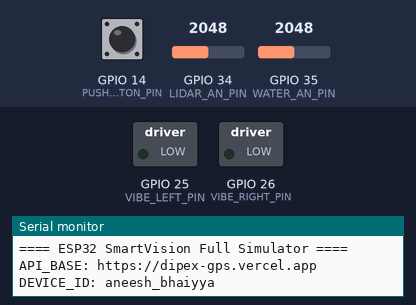
Bench run of a sketch on a simulated ESP32. Shown: switched loads named in the sketch (green lamp = pin HIGH), the last lines printed to the serial monitor. Dashed ring = blinking. The inputs (shaded band) are chosen by the test bench; at power-on: GPIO 35 (WATER_AN_PIN) = 2048, GPIO 34 (LIDAR_AN_PIN) = 2048, GPIO 14 (PUSH_BUTTON_PIN) HIGH. WiFi joins after 1.5 s; servers stay silent unless stated; uploads are accepted with an empty reply; random numbers use the default seed unless the sketch sets one.

Above: at 1.4 s.
1.5 s: GPIO 35 (WATER_AN_PIN) set to 2462
3.0 s: GPIO 35 (WATER_AN_PIN) set to 2557
At 3.2 s:
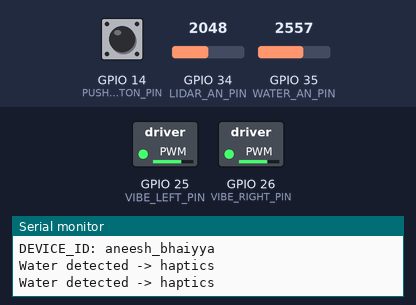
6.0 s: GPIO 34 (LIDAR_AN_PIN) set to 760
At 7.54 s:
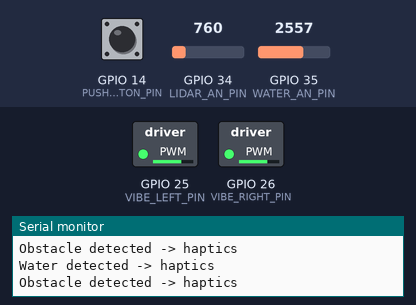
Timing chart, 0 to 15.0 s (numbered marks = the images above; inputs shaded):
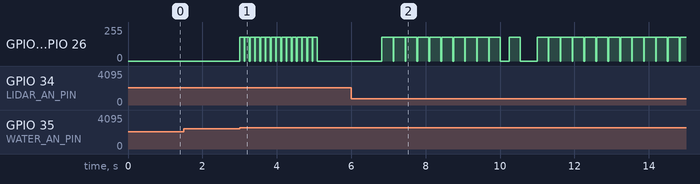

Measured:
- the behaviour switches between 2500 and 2501 on GPIO 35 (WATER_AN_PIN) (found by bisection; images 0 and 1)
- after the input at 1.5 s, every drawn part: stays the same
- after the input at 3.0 s, GPIO 25 (VIBE_LEFT_PIN), GPIO 26 (VIBE_RIGHT_PIN): alternates 179/255 for 0.12 s and 0/255 for 0.02 s, 30 changes in all, then stays 0/255, starting at once

The sketch:

smartvision_full_sim.ino
```cpp
#include <Arduino.h>
#include <WiFi.h>
#include <HTTPClient.h>
#include <ArduinoJson.h>
#if defined(ESP32) || defined(ARDUINO_ARCH_ESP32)
#include <WiFiClientSecure.h>
#include <esp32-hal-ledc.h>
#endif
#include "config.h"

// Fallbacks if not compiling for ESP32: stub LEDC APIs so build doesn't fail.
#if !defined(ESP32) && !defined(ARDUINO_ARCH_ESP32)
#include <Arduino.h>
static void ledcSetup(int, int, int) {}
static void ledcAttachPin(int pin, int) { pinMode(pin, OUTPUT); }
static void ledcWrite(int ch, int duty) {
  // Map channels to pins and drive as simple on/off
  int pin = (ch == LEDC_CH_LEFT) ? VIBE_LEFT_PIN : VIBE_RIGHT_PIN;
  digitalWrite(pin, duty > 0 ? HIGH : LOW);
}
#ifndef IRAM_ATTR
#define IRAM_ATTR
#endif
#endif

// Full SmartVision simulator:
// - GPS: random coords every 10s
// - Steps: +1 every 5s
// - Fall: auto after 30s OR failsafe when no button press for 10s
// - Lidar: simulated obstacle triggers haptics
// - Water: simulated water triggers haptics

static uint32_t tWiFiRetry = 0;
static uint32_t tGps = 0;
static uint32_t tSteps = 0;
static uint32_t bootMs = 0;
static uint32_t lastButtonPress = 0;
static int steps = 0;

static float frand(float a, float b) { return a + (float)random(0, 10000) / 10000.0f * (b - a); }

static void ledcInit() {
  ledcSetup(LEDC_CH_LEFT,  LEDC_FREQ_HZ, LEDC_RES_BITS);
  ledcSetup(LEDC_CH_RIGHT, LEDC_FREQ_HZ, LEDC_RES_BITS);
  ledcAttachPin(VIBE_LEFT_PIN,  LEDC_CH_LEFT);
  ledcAttachPin(VIBE_RIGHT_PIN, LEDC_CH_RIGHT);
  ledcWrite(LEDC_CH_LEFT,  0);
  ledcWrite(LEDC_CH_RIGHT, 0);
}

static void hapticsPulseBoth(uint32_t ms) {
  ledcWrite(LEDC_CH_LEFT,  VIBE_DUTY);
  ledcWrite(LEDC_CH_RIGHT, VIBE_DUTY);
  delay(ms);
  ledcWrite(LEDC_CH_LEFT,  0);
  ledcWrite(LEDC_CH_RIGHT, 0);
}

static void connectWiFi() {
  if (WiFi.status() == WL_CONNECTED) return;
  if (millis() - tWiFiRetry < 2000) return;
  tWiFiRetry = millis();
  WiFi.mode(WIFI_STA);
  WiFi.begin(WIFI_SSID, WIFI_PASS);
  Serial.print("Connecting WiFi");
  uint32_t t0 = millis();
  while (WiFi.status() != WL_CONNECTED && millis() - t0 < 20000) {
    Serial.print(".");
    delay(300);
  }
  Serial.println();
  if (WiFi.status() == WL_CONNECTED) {
    Serial.print("WiFi OK: "); Serial.println(WiFi.localIP());
  } else {
    Serial.println("WiFi connect timeout");
  }
}

static bool httpPostJson(const String& url, const String& body) {
  connectWiFi();
  if (WiFi.status() != WL_CONNECTED) return false;
  HTTPClient http;
#if defined(ESP32) || defined(ARDUINO_ARCH_ESP32)
  if (String(API_BASE).startsWith("https://")) {
    WiFiClientSecure client;
    client.setInsecure();
    http.begin(client, url);
  } else {
    http.begin(url);
  }
#else
  http.begin(url);
#endif
  http.addHeader("Content-Type", "application/json");
  http.addHeader("X-Device-ID", DEVICE_ID);
  int code = http.POST(body);
  Serial.printf("POST %s => %d\n", url.c_str(), code);
  if (code > 0) Serial.println(http.getString());
  http.end();
  return code >= 200 && code < 300;
}

static void postLocation() {
  DynamicJsonDocument doc(256);
  doc["lat"] = BASE_LAT + frand(-COORD_VARIATION, COORD_VARIATION);
  doc["lng"] = BASE_LNG + frand(-COORD_VARIATION, COORD_VARIATION);
  String body; serializeJson(doc, body);
  Serial.println("---- HTTP POST (Location) ----");
  Serial.print("URL: "); Serial.println(API_URL_LOCATION);
  Serial.println("Headers:");
  Serial.println("  Content-Type: application/json");
  Serial.print("  X-Device-ID: "); Serial.println(DEVICE_ID);
  Serial.print("Body: "); Serial.println(body);
  httpPostJson(API_URL_LOCATION, body);
}

static void postSteps() {
  steps += 1;
  DynamicJsonDocument doc(128);
  doc["steps"] = steps;
  String body; serializeJson(doc, body);
  Serial.println("---- HTTP POST (Steps) ----");
  Serial.print("URL: "); Serial.println(API_URL_STEPS);
  Serial.println("Headers:");
  Serial.println("  Content-Type: application/json");
  Serial.print("  X-Device-ID: "); Serial.println(DEVICE_ID);
  Serial.print("Body: "); Serial.println(body);
  httpPostJson(API_URL_STEPS, body);
}

static void postFall(bool fell) {
  DynamicJsonDocument doc(128);
  doc["fell"] = fell;
  String body; serializeJson(doc, body);
  Serial.println("---- HTTP POST (Fall) ----");
  Serial.print("URL: "); Serial.println(API_URL_FALL);
  Serial.println("Headers:");
  Serial.println("  Content-Type: application/json");
  Serial.print("  X-Device-ID: "); Serial.println(DEVICE_ID);
  Serial.print("Body: "); Serial.println(body);
  httpPostJson(API_URL_FALL, body);
}

static bool simulateLidarObstacle() {
  // If LIDAR_AN_PIN is floating, read will be noisy. We'll simulate with random chance of obstacle ~5% each loop.
  int raw = analogRead(LIDAR_AN_PIN); // 0..4095 typical
  bool wiringPresent = raw != 0 && raw != 4095; // weak heuristic
  if (wiringPresent) {
    // Suppose low value means close obstacle
    return raw < 800; // tune threshold based on your sensor
  }
  // Simulated: ~5% chance
  return random(0, 100) < 5;
}

static bool simulateWaterDetected() {
  int raw = analogRead(WATER_AN_PIN);
  bool wiringPresent = raw != 0 && raw != 4095;
  if (wiringPresent) {
    // Suppose high value means water contact (depends on module)
    return raw > 2500; // tune threshold
  }
  // Simulated: ~3% chance
  return random(0, 100) < 3;
}

void IRAM_ATTR onButtonPress() {
  lastButtonPress = millis();
}

void setup() {
  Serial.begin(115200);
  delay(200);
  // Seed RNG
#if defined(ESP32) || defined(ARDUINO_ARCH_ESP32)
  randomSeed((uint32_t)esp_random());
#else
  randomSeed(micros());
#endif

  pinMode(PUSH_BUTTON_PIN, INPUT_PULLUP);
  attachInterrupt(digitalPinToInterrupt(PUSH_BUTTON_PIN), onButtonPress, FALLING);
  ledcInit();

  connectWiFi();

  bootMs = millis();
  lastButtonPress = millis();
  Serial.println("==== ESP32 SmartVision Full Simulator ====");
  Serial.print("API_BASE: "); Serial.println(API_BASE);
  Serial.print("DEVICE_ID: "); Serial.println(DEVICE_ID);
}

void loop() {
  uint32_t now = millis();

  // GPS every 10s
  if (now - tGps >= GPS_POST_INTERVAL_MS) {
    tGps = now;
    postLocation();
  }

  // Steps every 5s
  if (now - tSteps >= STEPS_POST_INTERVAL_MS) {
    tSteps = now;
    postSteps();
  }

  // Auto fall after 30s (one-time)
  if (now - bootMs >= AUTO_FALL_AFTER_MS) {
    static bool sentAuto = false;
    if (!sentAuto) { sentAuto = true; postFall(true); }
  }

  // Button failsafe: if not pressed for BUTTON_FAILSAFE_MS, treat as fall alert (repeat allowed every interval)
  if (now - lastButtonPress >= BUTTON_FAILSAFE_MS) {
    static uint32_t lastFailPost = 0;
    if (now - lastFailPost >= BUTTON_FAILSAFE_MS) {
      lastFailPost = now;
      postFall(true);
    }
  }

  // Lidar obstacle => haptics
  if (simulateLidarObstacle()) {
    Serial.println("Obstacle detected -> haptics");
    hapticsPulseBoth(180);
  }

  // Water detect => haptics (shorter)
  if (simulateWaterDetected()) {
    Serial.println("Water detected -> haptics");
    hapticsPulseBoth(120);
  }

  delay(20);
}
```

config.h
```cpp
#pragma once

// ====== WiFi ======
// Edit these before flashing
static const char* WIFI_SSID = "Mehar";     // your WiFi SSID
static const char* WIFI_PASS = "244466666";  // your WiFi password

// ====== Backend API ======
// Preferred: use your local server during development for easier debugging
// Example: http://192.168.1.10:3000
// Or use your deployed URL (HTTPS) e.g. https://dipex-gps.vercel.app
// If using HTTPS, we set the client to insecure for testing convenience.
// NOTE: For production, pin a certificate instead of setInsecure().
static const char* API_BASE = "https://dipex-gps.vercel.app"; // change to your local http URL if needed

// Device identity header expected by backend (X-Device-ID)
// Must match an existing device id in your backend (e.g., "aneesh_bhaiyya").
static const char* DEVICE_ID = "aneesh_bhaiyya";

// ====== GPS Simulation ======
// Center around Nagpur (default lat/lng requested)
static const double BASE_LAT = 21.17662638279427;
static const double BASE_LNG = 79.0616383891541;
// Random variation in degrees (~0.001 ~ 111m latitude)
static const double COORD_VARIATION = 0.0025;  // ~275m radius

// ====== Timings (ms) ======
static const uint32_t GPS_POST_INTERVAL_MS   = 10 * 1000; // 10s
static const uint32_t STEPS_POST_INTERVAL_MS = 5  * 1000; // 5s
static const uint32_t AUTO_FALL_AFTER_MS     = 30 * 1000; // 30s
static const uint32_t BUTTON_FAILSAFE_MS     = 10 * 1000; // 10s without press => fall

// ====== Pins ======
// Push button: use INPUT_PULLUP (connect button between pin and GND)
static const int PUSH_BUTTON_PIN = 14; // change to a free GPIO you have a button on

// Vibration motors (haptics) - any PWM-capable pins
static const int VIBE_LEFT_PIN  = 25; // adjust to your wiring
static const int VIBE_RIGHT_PIN = 26; // adjust to your wiring

// Optional sensor pins (if you want to wire real sensors). Otherwise we will simulate.
// LIDAR: If using analog-distance or a simple digital threshold sensor, define here. Otherwise we simulate.
static const int LIDAR_AN_PIN = 34; // ADC1_CH6 (input only). Leave unconnected to use simulation.
// Water sensor: analog pin or digital threshold
static const int WATER_AN_PIN = 35; // ADC1_CH7 (input only). Leave unconnected to use simulation.

// ====== Haptics ======
static const int LEDC_CH_LEFT  = 0;
static const int LEDC_CH_RIGHT = 1;
static const int LEDC_FREQ_HZ  = 200;   // low freq for vibration motor
static const int LEDC_RES_BITS = 8;     // 0..255 duty
static const int VIBE_DUTY     = 180;   // vibration intensity

// ====== Helper macros ======
#define API_URL_LOCATION String(API_BASE) + "/api/update-location"
#define API_URL_STEPS    String(API_BASE) + "/api/update-steps"
#define API_URL_FALL     String(API_BASE) + "/api/fall-detected"
```
